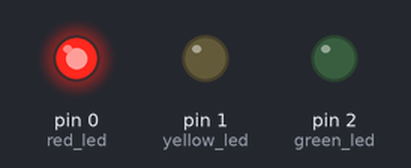
Simulated run of this sketch. Board: Arduino Uno, built with avr-gcc and run on an emulated ATmega328P. Parts: output pins drawn as LEDs (lit = HIGH).

Above: at 1.5 s.
At 6.0 s:
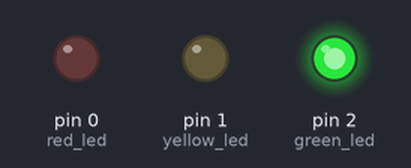
At 8.2 s:
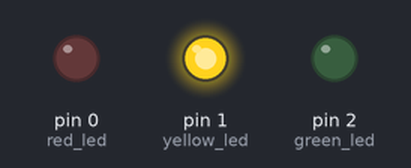
Timing chart, 0 to 15.6 s (numbered marks = the images above):
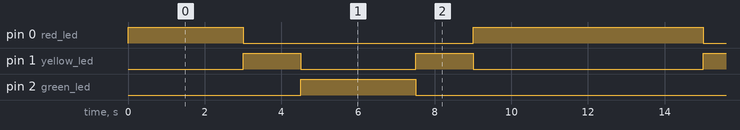

Measured:
- by itself, pin 0 (red_led): repeats every 12.0 s: LOW 6.0 s, HIGH 6.0 s
- by itself, pin 1 (yellow_led): repeats every 12.0 s: LOW 3.0 s, HIGH 1.5 s, LOW 6.0 s, HIGH 1.5 s
- by itself, pin 2 (green_led): alternates HIGH for 3.0 s and LOW for 9.0 s

The sketch:

traffic_light_Task1.ino
```cpp
int red_led = 0;
int yellow_led = 1;
int green_led = 2;

void setup() {
  pinMode(red_led, OUTPUT);
  pinMode(yellow_led, OUTPUT);
  pinMode(green_led, OUTPUT);
}

void loop() {

  digitalWrite(red_led, HIGH);
  digitalWrite(yellow_led, LOW);
  digitalWrite(green_led, LOW);
  delay(3000);  // Red light stays on for 3 seconds


  digitalWrite(red_led, LOW);
  digitalWrite(yellow_led, HIGH);
  delay(1500);  // Yellow light stays on for 1.5 seconds

  digitalWrite(yellow_led, LOW);
  digitalWrite(green_led, HIGH);
  delay(3000);  // Green light stays on for 3 seconds

  digitalWrite(green_led, LOW);
  digitalWrite(yellow_led, HIGH);
  delay(1500);  // Yellow light stays on for 1.5 seconds

  digitalWrite(yellow_led, LOW);
  digitalWrite(red_led, HIGH);
  delay(3000);  // Red light stays on for 3 seconds

  // Repeat the cycle
}
```
